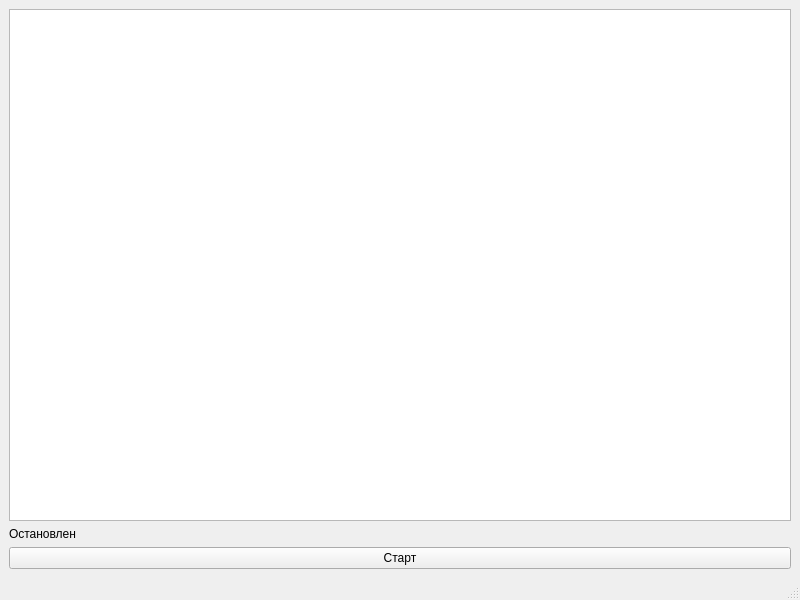
<?xml version="1.0" encoding="UTF-8"?>
<ui version="4.0">
 <class>MainWindow</class>
 <widget class="QMainWindow" name="MainWindow">
  <property name="geometry">
   <rect>
    <x>0</x>
    <y>0</y>
    <width>800</width>
    <height>600</height>
   </rect>
  </property>
  <property name="windowTitle">
   <string>MainWindow</string>
  </property>
  <widget class="QWidget" name="centralwidget">
   <layout class="QVBoxLayout" name="verticalLayout_2">
    <item>
     <widget class="QGraphicsView" name="graphicsView"/>
    </item>
    <item>
     <widget class="QLabel" name="labelStatus">
      <property name="text">
       <string>Остановлен</string>
      </property>
     </widget>
    </item>
    <item>
     <widget class="QPushButton" name="btnStart">
      <property name="text">
       <string>Старт</string>
      </property>
     </widget>
    </item>
   </layout>
  </widget>
  <widget class="QMenuBar" name="menubar">
   <property name="geometry">
    <rect>
     <x>0</x>
     <y>0</y>
     <width>800</width>
     <height>33</height>
    </rect>
   </property>
  </widget>
  <widget class="QStatusBar" name="statusbar"/>
 </widget>
 <resources/>
 <connections/>
</ui>
